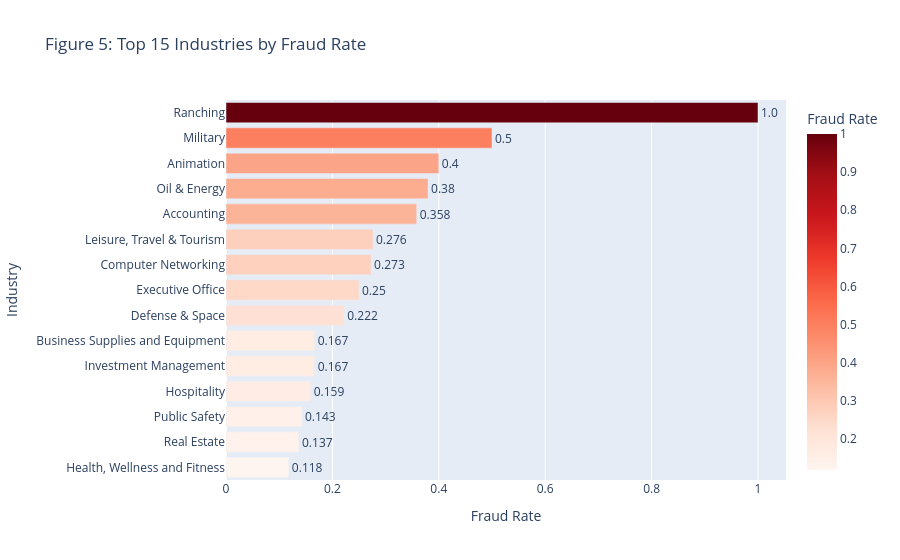

Notebook code cell kept with this figure:
### Markdown cell above
Top Industries by Fraud Rate

### Code cell
ind_fraud = df.groupby('industry')['fraudulent'].mean().reset_index()
ind_fraud.columns = ['Industry', 'Fraud Rate']
ind_fraud = ind_fraud.sort_values('Fraud Rate', ascending=False).head(15).dropna()

fig = px.bar(
    ind_fraud, x='Fraud Rate', y='Industry',
    orientation='h',
    title='Figure 5: Top 15 Industries by Fraud Rate',
    color='Fraud Rate', color_continuous_scale='Reds',
    text=ind_fraud['Fraud Rate'].round(3).astype(str)
)
fig.update_traces(textposition='outside')
fig.update_layout(yaxis={'categoryorder': 'total ascending'})
fig.show()

### Figure 1 — Plotly figure (JSON) as saved in the notebook; plotly's stock layout.template omitted (floating-point values rounded to 4 significant figures)
{"data": [{"hovertemplate": "Fraud Rate=%{marker.color}<br>Industry=%{y}<br>text=%{text}<extra></extra>", "legendgroup": "", "marker": {"color": [1.0, 0.5, 0.4, 0.3798, 0.3585, 0.2763, 0.2727, 0.25, 0.2222, 0.1667, 0.1667, 0.1591, 0.1429, 0.1371, 0.1181], "coloraxis": "coloraxis", "pattern": {"shape": ""}}, "name": "", "orientation": "h", "showlegend": false, "text": ["1.0", "0.5", "0.4", "0.38", "0.358", "0.276", "0.273", "0.25", "0.222", "0.167", "0.167", "0.159", "0.143", "0.137", "0.118"], "textposition": "outside", "type": "bar", "x": [1.0, 0.5, 0.4, 0.3798, 0.3585, 0.2763, 0.2727, 0.25, 0.2222, 0.1667, 0.1667, 0.1591, 0.1429, 0.1371, 0.1181], "xaxis": "x", "y": ["Ranching", "Military", "Animation", "Oil & Energy", "Accounting", "Leisure, Travel & Tourism", "Computer Networking", "Executive Office", "Defense & Space", "Investment Management", "Business Supplies and Equipment", "Hospitality", "Public Safety", "Real Estate", "Health, Wellness and Fitness"], "yaxis": "y"}], "layout": {"barmode": "relative", "coloraxis": {"colorbar": {"title": {"text": "Fraud Rate"}}, "colorscale": [[0, "rgb(255,245,240)"], [0.125, "rgb(254,224,210)"], [0.25, "rgb(252,187,161)"], [0.375, "rgb(252,146,114)"], [0.5, "rgb(251,106,74)"], [0.625, "rgb(239,59,44)"], [0.75, "rgb(203,24,29)"], [0.875, "rgb(165,15,21)"], [1, "rgb(103,0,13)"]]}, "legend": {"tracegroupgap": 0}, "title": {"text": "Figure 5: Top 15 Industries by Fraud Rate"}, "xaxis": {"anchor": "y", "domain": [0, 1], "title": {"text": "Fraud Rate"}}, "yaxis": {"anchor": "x", "categoryorder": "total ascending", "domain": [0, 1], "title": {"text": "Industry"}}}}
